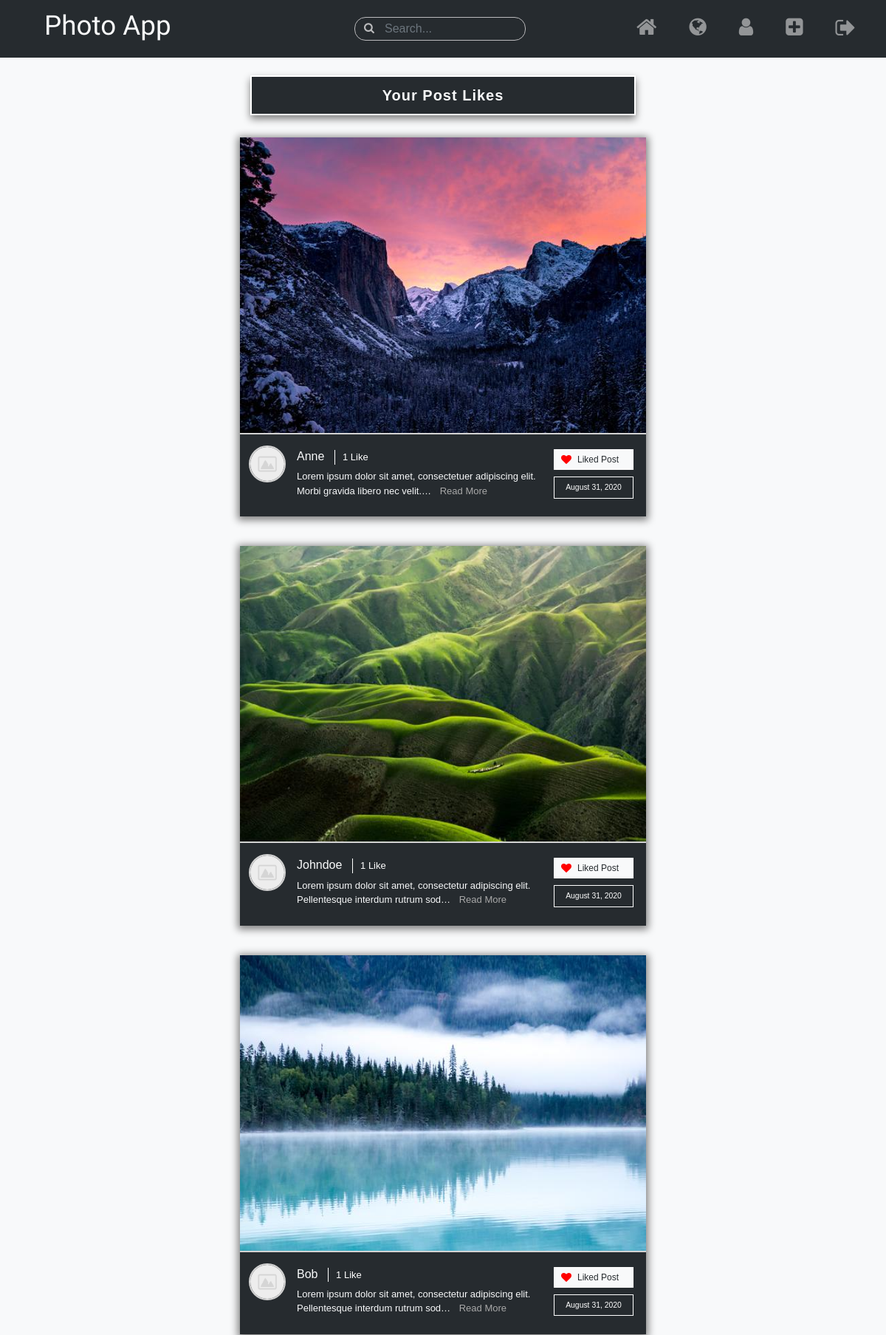
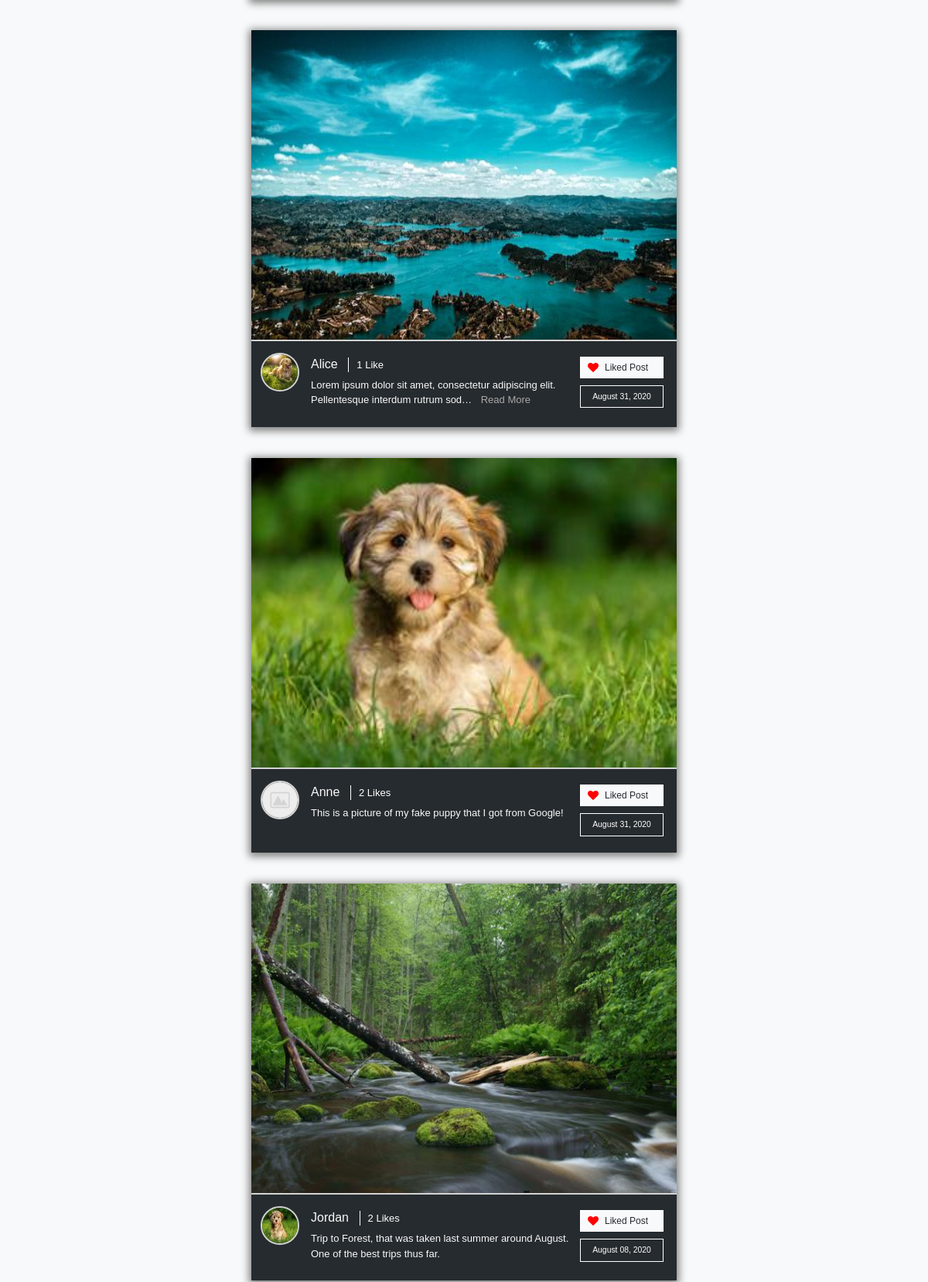
The page /post-likes-list/ (signed in, upper part) on the database its author committed (2 pictures, top to bottom).
### photo_sharing/models.py (models this page shows, shortened)
class Post(models.Model):
    user = models.ForeignKey(User, on_delete=models.CASCADE)
    image = models.ImageField(upload_to='post-images')
    description = models.TextField()
    date_created = models.DateTimeField(auto_now_add=True)

### users/models.py (models this page shows, shortened)
class Profile(models.Model):
    user = models.OneToOneField(User, on_delete=models.CASCADE)
    image = models.ImageField(default='default.jpg', upload_to='profile-image')
    bio = models.CharField(max_length=150)
    following = models.ManyToManyField(User, related_name='followers')

### photo_sharing/views.py (the view)
# urls.py: path('post-likes-list/', views.post_likes_list, name='post-likes-list')
@login_required
def post_likes_list(request):
    post_likes = list(PostLike.objects.filter(user=request.user).values('post_id').all())
    post_likes = list(map(lambda item: item['post_id'], post_likes))
    posts = Post.objects.filter(id__in=post_likes).all().order_by('-date_created')
    return render(request, "photo_sharing/post_likes_list.html", {
        "posts": posts,
        "post_likes": list(PostLike.objects.filter(user=request.user).values_list('post_id', flat=True).all())
    })

### users/context_processors.py (called while the page is built)
def isFollowing(request):
    if (request.user.username):
        following_list = list(Profile.objects.get(user=request.user).following.all())
    else:
        following_list = 0
    return {
        'following_list': following_list
    }

### photo_sharing/templates/photo_sharing/post_likes_list.html (shortened to what this page needs)
{% extends 'photo_sharing/layout.html' %}
{% block content %}
{% load static %}
<div class='custom_row'>
<div class='center-col'>
    <div id='liked-posts-list'>
        <br>
        <div class='text-center'>
            <div class="page-title home-title">
                Your Post Likes
            </div>
        </div>
        {% for post in posts %}
            <div class="row no-gutters justify-content-center home">
                <div class="col-12 post-block">
                    <div class='post-image'>
                        <img src="{{ post.image.url }}" alt="Post Image">
                    </div>
                    <div class='post-description-section'>
                        <div class='post-user-image'>
                            <img src="{{ post.user.profile.image.url }}" alt="User Profile Image">
                        </div>
                        <div class='post-description'>
                            <a class='username-link' href="{% url 'profile' post.user.username %}"><h6>{{ post.user.username|title }}</h6></a>
                                <div class='likes'><a href="{% url 'likes-list' post.id %}"><p>
                                    {% if post.postlike_set.all.count > 0 %}
                                    <span class="likes-count">{{ post.postlike_set.all.count }}</span>
                                    {% else %}
                                    <span class="likes-count likes-hidden">0</span>
                                    {% endif %}
                                    {% if post.postlike_set.all.count == 1 %}
                                    <span id="like-title"> Like</span>
                                    {% elif post.postlike_set.all.count > 1 %}
                                    <span id="like-title"> Likes</span>
                                    {% else %}
                                    <span class='likes-hidden' id="like-title"> Like</span>
                                    {% endif %}
                                    </p></a></div>
                            <p class='post-p'><span class='post-text' data-description='{{ post.description|capfirst }}'>{{ post.description|capfirst|truncatechars:90 }}</span> {% if post.description|length > 90 %} <button class='post-read-more-btn'>Read More</button> {% endif %} </p>
                            {% if post.id not in post_likes %}
                            <a href="{% url 'post-like' post.id %}" data-id="{{post.id}}" class='like-btn'><p><i class="fa fa-heart" aria-hidden="true"></i>Like Post</p></a>
                            {% else %}
                            <a href="{% url 'post-like' post.id %}" data-id="{{post.id}}" class='like-btn liked'><p><i class="fa fa-heart" aria-hidden="true"></i>Liked Post</p></a>
                            {% endif %}
                            <p class='post-date'>{{ post.date_created|date:'F d, Y' }}</p>
                        </div>
                    </div>
                </div>
            </div>
        {% empty %}
        <div class='bg-dark text-white py-3 px-4 mt-4'>Your feed is empty. Begin following people to see their posts here.</div>
        {% endfor %}
    </div>
</div>
</div>
{% endblock %}

### photo_sharing/static/photo_sharing/main.css (style rules this page uses)
body { background: #f8f9fa; font-family: Helvetica, sans-serif; color: #f8f9fa; min-height: 100vh; }
.custom_row { display: grid; grid-template-columns: 25% 50% 25%; max-width: 1375px; margin: auto; }
@media (max-width: 1200px) { .custom_row { display: block; } }
.home-title { font-size: 1.25rem !important; }
.home .post-image { width: 100%; height: 400px; }
.home .post-image img { height: 100%; width: 100%; }
.home .post-description { font-size: 13px; margin: 5px 5px 5px 15px; position: relative; padding-right: 120px; padding-bottom: 5px; width: 100%; min-height: 68px; display: inline-block; max-height: 80px; overflow-y: scroll; }
.post-text { margin-right: 8px; }
.post-read-more-btn, .view-post-btn { display: inline; padding: 0; background: none; outline: none; border: none; color: darkgrey; }
.home .post-date { top: 37px; right: 0; padding: 6px 0; font-size: 0.65rem; background: #262B2F; text-align: center; border: 1px solid white; color: white; box-sizing: border-box; width: 108px; }
.like-btn { position: absolute; top: 0; right: 0; background: #f8f9fa; color: #262B2F; padding: 4px 24px 4px 9px; font-size: 12px; border: 1px solid white; cursor: pointer; }
.like-btn .fa-heart { margin-right: 10px; font-size: 14px; position: relative; top: 1px; }
.liked { padding: 4px 19px 4px 9px; }
.liked .fa-heart { color: red; margin-right: 8px; }
.likes { display: inline-block; margin-left: 10px; border-left: 1px solid white; padding-left: 10px; }
.likes a { color: white; }
.post-block, .profile-post-block { background: #262B2F; display: flex; flex-direction: column; box-sizing: border-box; margin: 20px; box-shadow: 0px 2px 10px 3px grey; position: relative; width: 370px; }
.post-image { width: 100%; height: 300px; }
.post-image img { height: 100%; width: 100%; }
.post-description-section { display: flex; padding: 15px 12px; border-top: 2px solid lightgrey; }
.post-user-image img { width: 50px; height: 50px; border-radius: 50%; border: 2px solid lightgrey; }
.post-description { font-size: 12px; margin: auto; margin-left: 15px; }
.post-description p { margin-bottom: 0; }
.post-date { display: inline-block; position: absolute; top: 10px; right: 0px; background: #f8f9fa; color: #262B2F; padding: 4px 10px; font-size: 12px; }
.page-title { border: 2px solid white; color: #f8f9fa; background: rgb(38, 43, 47); padding: 10px 5px; max-width: 650px; width: 95%; box-shadow: 0px 5px 10px grey; margin: auto; margin-bottom: 10px; font-size: 1.7rem; font-weight: bold; letter-spacing: 1px; }
.username-link { display: inline-block; color: #f8f9fa; }
#liked-posts-list { width: 90%; max-width: 550px; margin: auto; }

### rows shown on the page
Post: image (picture), user.profile.image (placeholder picture), user.username "Anne", postlike_set.all.count "1", shows "Like", description "Lorem ipsum dolor sit amet, consectetuer adipiscing elit. Morbi gravida libero nec velit.…", shows "Read More", date_created "August 31, 2020"
Post: image (picture), user.profile.image (placeholder picture), user.username "Johndoe", postlike_set.all.count "1", shows "Like", description "Lorem ipsum dolor sit amet, consectetur adipiscing elit. Pellentesque interdum rutrum sod…", shows "Read More", date_created "August 31, 2020"
Post: image (picture), user.profile.image (placeholder picture), user.username "Bob", postlike_set.all.count "1", shows "Like", description "Lorem ipsum dolor sit amet, consectetur adipiscing elit. Pellentesque interdum rutrum sod…", shows "Read More", date_created "August 31, 2020"
Post: image (picture), user.profile.image (picture), user.username "Alice", postlike_set.all.count "1", shows "Like", description "Lorem ipsum dolor sit amet, consectetur adipiscing elit. Pellentesque interdum rutrum sod…", shows "Read More", date_created "August 31, 2020"
Post: image (picture), user.profile.image (placeholder picture), user.username "Anne", postlike_set.all.count "2", shows "Likes", description "This is a picture of my fake puppy that I got from Google!", date_created "August 31, 2020"
Post: image (picture), user.profile.image (picture), user.username "Jordan", postlike_set.all.count "2", shows "Likes", description "Trip to Forest, that was taken last summer around August. One of the best trips thus far.", date_created "August 08, 2020"
